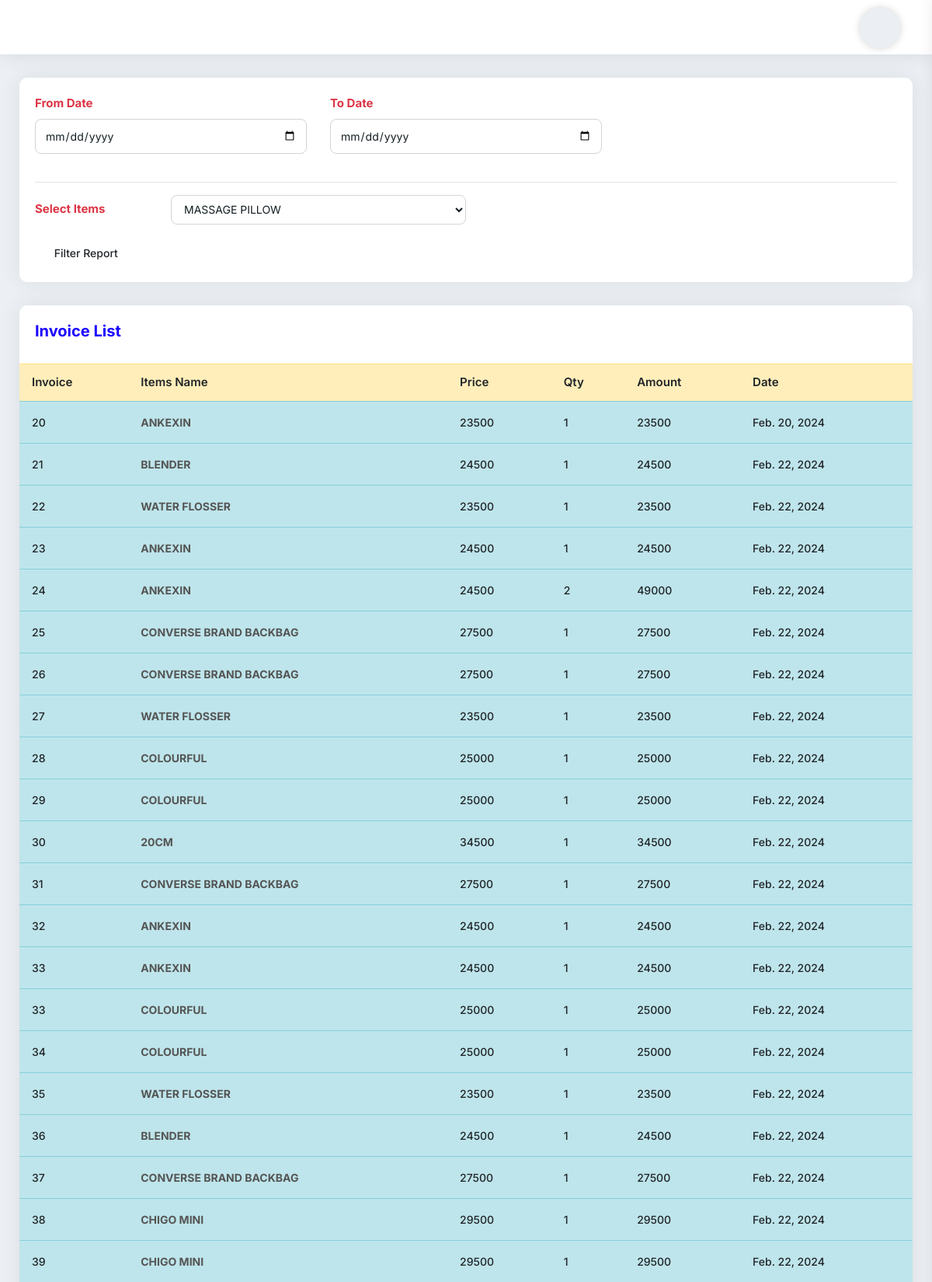
Screenshot of /SaleItemReportView (upper part) with the database file from the repository.
### myapp/models.py (models this page shows, shortened)
class CartProduct(models.Model):
    cart = models.ForeignKey(Cart, on_delete=models.CASCADE)
    product = models.ForeignKey(Items, on_delete=models.CASCADE)
    color = models.CharField(max_length=255,null=True, blank=True)
    size = models.CharField(max_length=255,null=True, blank=True)
    rate = models.PositiveIntegerField()
    quantity = models.PositiveIntegerField()
    subtotal = models.PositiveIntegerField()
    remain_balance = models.IntegerField()
    created_at = models.DateField(auto_now_add=True)

class Cart(models.Model):
    staff = models.ForeignKey(User, on_delete=models.SET_NULL, null=True, blank=True)
    total = models.PositiveIntegerField(default=0)
    tax = models.PositiveIntegerField(default=0)
    super_total = models.PositiveIntegerField(default=0)
    created_at = models.DateTimeField(auto_now_add=True)
    def __str__(self):
        return str(self.id)

class Items(models.Model):
    item_name = models.CharField(max_length=225)
    category = models.CharField(max_length=225)
    pruchase_price = models.FloatField(default=0.00)
    sell_price = models.FloatField(default=0.00)
    balance_qty = models.IntegerField(default=0)
    barcode_id = models.CharField(max_length=225,blank=True, null=True)
    photo = models.ImageField(upload_to='', blank=True, null=True)
    photo2 = models.ImageField(upload_to='', blank=True, null=True)
    photo3 = models.ImageField(upload_to='', blank=True, null=True)
    photo4 = models.ImageField(upload_to='', blank=True, null=True)
    itm_description = models.CharField(max_length=225,blank=True, null=True)
    def __str__(self):
        return self.item_name

### myapp/views.py (the view, shortened to what this page needs)
# urls.py: path('SaleItemReportView', SaleItemReportView.as_view(), name='SaleItemReportView'),
class SaleItemReportView(View):
    def get(self,request):
        cart_product = CartProduct.objects.all()
        item = Items.objects.all()
        context = {'cart_product':cart_product,'item':item}
        return render(request, 'sale_item_report.html', context)

### templates/sale_item_report.html (shortened to what this page needs)
{% extends 'base.html' %}
{% block content %}
<div class="pd-20 card-box mb-30">
    <form action="{% url 'myapp:SaleItemReportView' %}" method="post">{% csrf_token %}
        <div class="row">
            <div class="col-md-4 col-sm-12">
                <div class="form-group">
                    <label><strong class="text-danger">From Date</strong></label>
                    <input type="date" name="fromdate" class="form-control">
                </div>
            </div>
            <div class="col-md-4 col-sm-12">
                <div class="form-group">
                    <label><strong class="text-danger">To Date</strong></label>
                    <input type="date" name="todate" class="form-control">
                </div>
            </div>
        </div>
        <hr>
        <div class="form-group row">
                            <label class="col-sm-12 col-md-2 col-form-label"><strong class="text-danger">Select Items</strong></label>
                            <select
                                    class="custom-select2 form-control col-sm-12 col-md-4"
                                    name="item_name"
                                    style="width: 50%; height: 38px"
                                    >
                                    {% for i in item %}
                                    <option value="{{i.id}}">{{i.item_name}}</option>
                                    {% endfor %}
                            </select>
                        </div>
        <button
                type="submit"
                class="btn btn-sm"
                data-bgcolor="#00b489"
                data-color="#ffffff"
        >
            <i class="icon-copy dw dw-filter-1"></i>Filter Report
        </button>
    </form>
</div>
<div class="card-box mb-30">
    <div class="pd-20">
        <h4 class="text-blue h4">Invoice List</h4>
    </div>
    <div class="pb-20">
        <table
                class="table hover data-table-export nowrap"
        >
            <thead>
            <tr class="table-warning">
                <th class="table-plus datatable-nosort">Invoice</th>
                <th>Items Name</th>
                <th>Price</th>
                <th>Qty</th>
                <th>Amount</th>
                <th>Date</th>
            </tr>
            </thead>
            <tbody>
            {% for p in cart_product %}
            <tr class="table-info">
                <td class="table-plus">{{p.cart}}</td>
                <td><a href="#"><strong>{{p.product}}</strong></a></td>
                <td>{{p.rate}}</td>
                <td>{{p.quantity}}</td>
                <td>{{p.subtotal}}</td>
                <td>{{p.created_at}}</td>
            </tr>
            {% endfor %}
            </tbody>
        </table>
    </div>
</div>
{% endblock content %}

### rows the page displays
CartProduct: cart "20", product "ANKEXIN", rate "23500", quantity "1", subtotal "23500", created_at "Feb. 20, 2024"
CartProduct: cart "21", product "BLENDER", rate "24500", quantity "1", subtotal "24500", created_at "Feb. 22, 2024"
CartProduct: cart "22", product "WATER FLOSSER", rate "23500", quantity "1", subtotal "23500", created_at "Feb. 22, 2024"
CartProduct: cart "23", product "ANKEXIN", rate "24500", quantity "1", subtotal "24500", created_at "Feb. 22, 2024"
CartProduct: cart "24", product "ANKEXIN", rate "24500", quantity "2", subtotal "49000", created_at "Feb. 22, 2024"
CartProduct: cart "25", product "CONVERSE BRAND BACKBAG", rate "27500", quantity "1", subtotal "27500", created_at "Feb. 22, 2024"
CartProduct: cart "26", product "CONVERSE BRAND BACKBAG", rate "27500", quantity "1", subtotal "27500", created_at "Feb. 22, 2024"
CartProduct: cart "27", product "WATER FLOSSER", rate "23500", quantity "1", subtotal "23500", created_at "Feb. 22, 2024"
CartProduct: cart "28", product "COLOURFUL", rate "25000", quantity "1", subtotal "25000", created_at "Feb. 22, 2024"
CartProduct: cart "29", product "COLOURFUL", rate "25000", quantity "1", subtotal "25000", created_at "Feb. 22, 2024"
CartProduct: cart "30", product "20CM", rate "34500", quantity "1", subtotal "34500", created_at "Feb. 22, 2024"
CartProduct: cart "31", product "CONVERSE BRAND BACKBAG", rate "27500", quantity "1", subtotal "27500", created_at "Feb. 22, 2024"
CartProduct: cart "32", product "ANKEXIN", rate "24500", quantity "1", subtotal "24500", created_at "Feb. 22, 2024"
CartProduct: cart "33", product "ANKEXIN", rate "24500", quantity "1", subtotal "24500", created_at "Feb. 22, 2024"
CartProduct: cart "33", product "COLOURFUL", rate "25000", quantity "1", subtotal "25000", created_at "Feb. 22, 2024"
CartProduct: cart "34", product "COLOURFUL", rate "25000", quantity "1", subtotal "25000", created_at "Feb. 22, 2024"
CartProduct: cart "35", product "WATER FLOSSER", rate "23500", quantity "1", subtotal "23500", created_at "Feb. 22, 2024"
CartProduct: cart "36", product "BLENDER", rate "24500", quantity "1", subtotal "24500", created_at "Feb. 22, 2024"
CartProduct: cart "37", product "CONVERSE BRAND BACKBAG", rate "27500", quantity "1", subtotal "27500", created_at "Feb. 22, 2024"
CartProduct: cart "38", product "CHIGO MINI", rate "29500", quantity "1", subtotal "29500", created_at "Feb. 22, 2024"
CartProduct: cart "39", product "CHIGO MINI", rate "29500", quantity "1", subtotal "29500", created_at "Feb. 22, 2024"

### other values shown
form field item_name "MASSAGE PILLOW"
